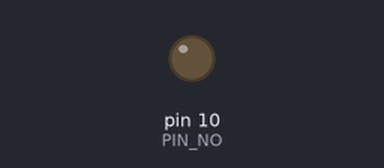
Bench run of a sketch on a simulated Arduino Uno, built with avr-gcc and run on an emulated ATmega328P. Parts: output pins drawn as LEDs (lit = HIGH).

Above: at 0.1 s.
At 10.2 s:
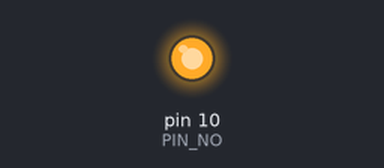
Timing chart, 0 to 12.7 s (numbered marks = the images above):
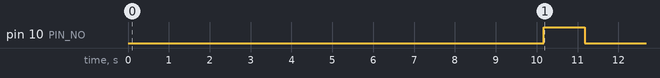

The sketch:

UOS3AntennaDeploymentMechanismTest.ino
```cpp
/* Test the antenna deployment of the University of Southampton Small Satellite,
UoS3 ( www.blog.soton.ac.uk/uos3/ ). This mechanisms holds down the antennae
using a piece of Kapton tape and a plastic wire. Upon deployment in space the
on-board computer boots up the first time and activates a switch that runs current
through a resistor. The resistor heats up, burns the wire and the antennae spring out.

This script is used to simulate this behaviour using an Arduino as a proxy of the
on-board computer.

@author: Alek Lidtke
@email: al11g09@soton.ac.uk
@version: 1.0.0
@since: 11 Apr 2015
*/

int PIN_NO = 10; // Pin to which the MOSFET is connected.
int FULL_CURRENT_DURATION = 1000; // How long to keep the current flowing through the resistor.
int INITIAL_PAUSE_DURATION = 10*60*1000; // How much time to wait after the Arduino starts up, ms.
bool FIRST_BOOT_UP = true; // Whether this is the first time the Arduino boots and enters the main loop, used to simulate the first boot-up of UoS3.

void setup(void)
{
  /* Called when Arduino starts up. Prepares all the output pins and waits
	a certain time to allow the Arduino to be placed in a vacuum chamber after
	the mechanism has been assembled and armed.*/
	pinMode(PIN_NO, OUTPUT); // This pin will be set high and low to blink the LED.
	digitalWrite(PIN_NO, LOW); // Initialise at no voltage between the pin and the ground of the Arduino that is connected to the battery ground.
	delay(INITIAL_PAUSE_DURATION); // Give people time to put the Arduino and the deployment mechanism in the vacuum chamber and prepare.
}

void loop(void)
{
  /* Called repeatedly whilst Arduino is active.
	Will check whether this is the first time this function is called. If so it
	will run current through the pin that's connected to a MOSFET and thus run
	current through the antenna deployment resistor.*/
	if( FIRST_BOOT_UP ){ // Are we booting the first time? If so need to deploy antennae.
		FIRST_BOOT_UP = false; // We've booted already.
		digitalWrite(PIN_NO, HIGH); // Burn the wire. This should also turn on a diode.
		delay(FULL_CURRENT_DURATION); // Wait until the wire has burnt.
		digitalWrite(PIN_NO, LOW); // And we're done!
	}
//TODO: could add a diode to the circuit that will be switched on when the computer is done, e.g. use the multi-colour diode for this.
}
```

Measured:
- by itself, pin 10 (PIN_NO): LOW → HIGH at 10.2 s, → LOW 1.0 s later
